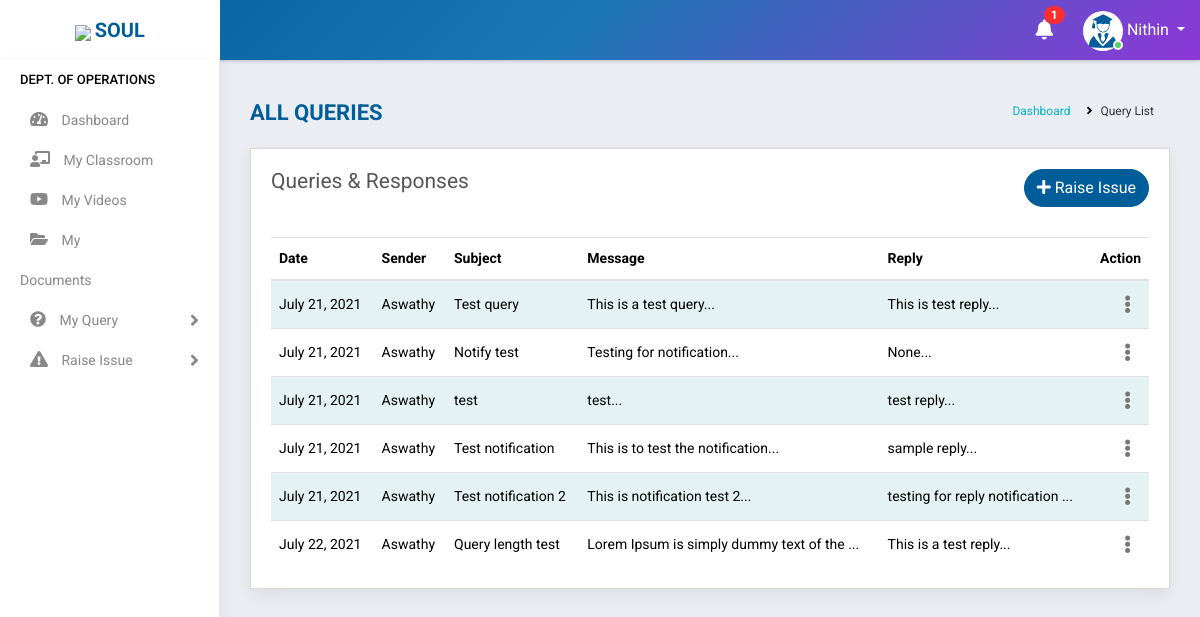
The app's page /view_query_reply/ (signed in), older data.
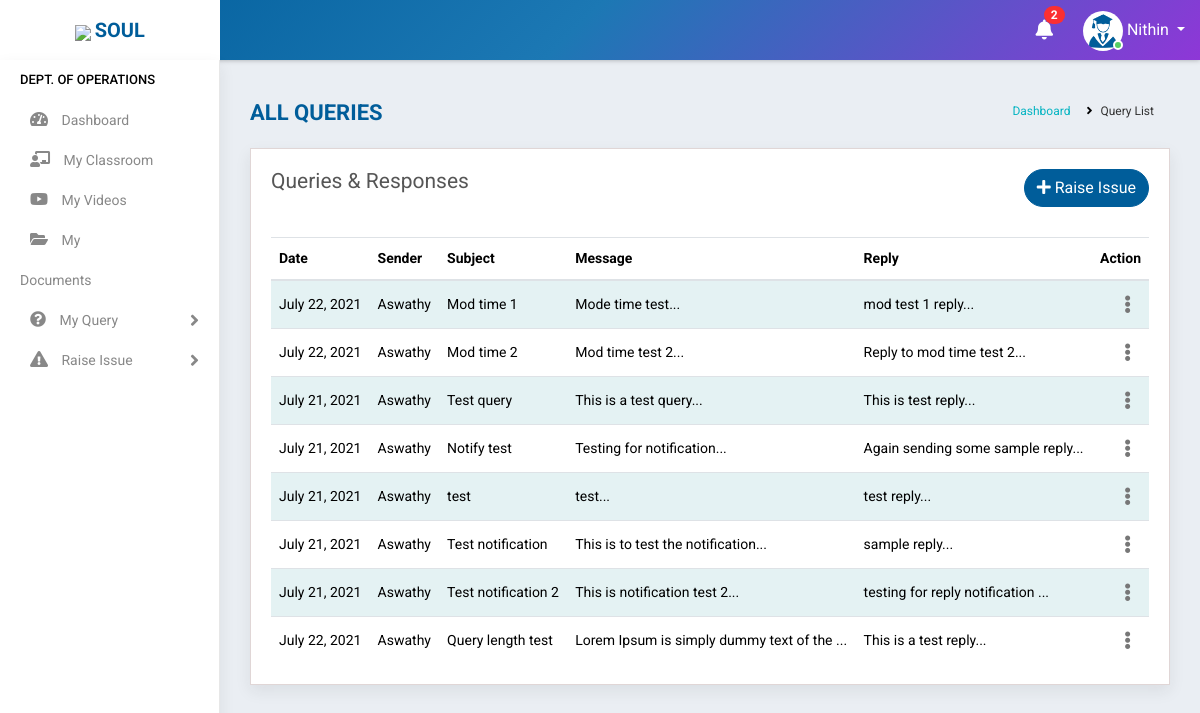
The same page, newer data.
### accounts/models.py (models this page shows, shortened)
class Student(models.Model):
    state = (
    ('Andhra Pradesh','Andhra Pradesh'),
    ('Arunachal Pradesh','Arunachal Pradesh'),
    ('Assam','Assam'),
    ('Bihar','Bihar'),
    ('Chhattisgarh','Chattisgarh'),
    ('Goa','Goa'),
    ('Gujarat','Gujarat'),
    ('Haryana','Haryana'),
    ('Himachal Pradesh','Himachal Pradesh'),
    ('Jharkhand','Jharkhand'),
    ('Karnataka','Karnataka'),
    ('Kerala','Kerala'),
    ('Madhya Pradesh','Madhya Pradesh'),
    ('Maharashtra','Maharashtra'),
    ('Manipur','Manipur'),
    ('Meghalaya','Meghalaya'),
    ('Mizoram','Mizoram'),
    ('Nagaland','Nagaland'),
    ('Odisha','Odisha'),
    ('Rajasthan','Rajasthan'),
    ('Sikkim','Sikkim'),
    ('Tamil Nadu','Tamil Nadu'),
    ('Telangana','Telangana'),
    ('Tripura','Tripura'),
    ('Uttar Pradesh','Uttar Pradesh'),
    ('Uttarakhand','Uttarakhand'),
    ('West Bengal','West Bengal')
)
    user= models.OneToOneField(User,on_delete=models.CASCADE,null=True)
    name = models.CharField(max_length=100)
    mobile = models.CharField(max_length=10)
    email = models.EmailField(max_length=200)
    sex = models.CharField(max_length=10,null=True,choices=(('Male','Male'),('Female','Female')))
    house = models.CharField(max_length=100,null=True)
    street =models.CharField(max_length=100,null=True)
    street2 =models.CharField(max_length=100,null=True)
    city = models.CharField(max_length=100,null=True)
    state = models.CharField(max_length=100,null=True,choices=state)
    course_enrolled = models.CharField(max_length=100,null=True)
    now_attending = models.CharField(max_length=100,null=True)
    start_date = models.DateField(null=True)
    shared = models.BooleanField(default=False,choices=((True, 'Yes'), (False, 'No')))
    payment = models.CharField(max_length=10,choices=(('Full','Full'),('Half','Half')),default='Half')
    status = models.CharField(max_length=20,choices=(('Active','Active'),('Inactive','Inactive')),default='Active')
    profile_pic = models.ImageField(null=True,blank=True,default="")

class Query(models.Model):
    sender = models.ForeignKey(Student, on_delete=models.CASCADE,related_name='sender',null=True,blank=True)
    receiver = models.ForeignKey(Staff,on_delete=models.CASCADE,related_name='receiver',null=True,limit_choices_to={'stype':"1"})
    subject = models.CharField(max_length=400,null=True)
    message = models.TextField(max_length=1500,null=True)
    reply = models.TextField(max_length=1500, null=True, blank=True)
    datetime = models.DateField(default=datetime.datetime.now(),null=True, blank=True)
    modified = models.DateTimeField(auto_now=True,null=True, blank=True)
    status = models.CharField(max_length=100,choices=(('Not replied','Not replied'),('Replied','Replied')),default='Not replied',blank=True)

class Staff(models.Model):
    value= (
    ('1', 'Operations'),
    ('2', 'Sales'),
    ('3', 'Trainer'),
    ('4', 'Admin'),
    )
    state = (
    ('Andhra Pradesh','Andhra Pradesh'),
    ('Arunachal Pradesh','Arunachal Pradesh'),
    ('Assam','Assam'),
    ('Bihar','Bihar'),
    ('Chhattisgarh','Chattisgarh'),
    ('Goa','Goa'),
    ('Gujarat','Gujarat'),
    ('Haryana','Haryana'),
    ('Himachal Pradesh','Himachal Pradesh'),
    ('Jharkhand','Jharkhand'),
    ('Karnataka','Karnataka'),
    ('Kerala','Kerala'),
    ('Madhya Pradesh','Madhya Pradesh'),
    ('Maharashtra','Maharashtra'),
    ('Manipur','Manipur'),
    ('Meghalaya','Meghalaya'),
    ('Mizoram','Mizoram'),
    ('Nagaland','Nagaland'),
    ('Odisha','Odisha'),
    ('Rajasthan','Rajasthan'),
    ('Sikkim','Sikkim'),
    ('Tamil Nadu','Tamil Nadu'),
    ('Telangana','Telangana'),
    ('Tripura','Tripura'),
    ('Uttar Pradesh','Uttar Pradesh'),
    ('Uttarakhand','Uttarakhand'),
    ('West Bengal','West Bengal')
    )
    groups = (
        ('AB+', 'AB+'),
        ('AB-', 'AB-'),
        ('A+', 'A+'),
        ('A-', 'A-'),
        ('B+', 'B+'),
        ('B-', 'B-'),
        ('O+', 'O+'),
        ('O-', 'O-'),
        )
    user = models.OneToOneField(User,on_delete=models.CASCADE,null=True,blank=True)
    name = models.CharField(max_length=100,null=True, blank=True)
    empid = models.CharField(max_length=100,null=True, blank=True)
    mobile = models.CharField(max_length=10,null=True, blank=True)
    email = models.EmailField(max_length=200,null=True, blank=True)
    sex = models.CharField(max_length=10,null=True,choices=(('Male','Male'),('Female','Female')), blank=True)
    dob = models.DateField(null=True, blank=True)
    doj = models.DateField(null=True, blank=True)
    blood_group = models.CharField(max_length=100,null=True, blank=True,choices=groups)
    house = models.CharField(max_length=100,null=True, blank=True)
    street =models.CharField(max_length=100,null=True, blank=True)
    street2 =models.CharField(max_length=100,null=True, blank=True)
    city = models.CharField(max_length=100,null=True, blank=True)
    state = models.CharField(max_length=100,null=True,choices=state, blank=True)
    stype = models.CharField(max_length=100,null=True,choices=value, blank=True)
    status = models.CharField(max_length=20,choices=(('Active','Active'),('Inactive','Inactive')),default='Active')
    profile_pic = models.ImageField(null=True, blank=True,default="student.jpg")
    def __str__(self):
        return self.name

### accounts/views.py (the view)
# urls.py: path('view_query_reply/',ViewQueryReply.as_view(),name='view_query_reply'),
class ViewQueryReply(View):
    def get(self, request):
        user=request.user
        if user.is_authenticated:
            try:
                s = Student.objects.get(user=user)
                note = Notification.objects.filter(receiver=user).filter(status="Not Read").order_by('-datetime')
                no_count = note.count()
                q= Query.objects.filter(sender=s).order_by('-modified')
                return render(request,'students/responses.html',{'s':s,'no_count':no_count,'note':note,'q':q})
            except:
                return redirect('home')
        return redirect('logout')

### accounts/templates/students/responses.html (shortened to what this page needs)
{% extends 'accounts/main.html' %}
    {% block content %}
<div class="main-wrapper">
    {% include 'students/navbar.html' %}
    {% include 'students/sidebar.html' %}
        <div class="page-wrapper">
            <div class="content container-fluid">
                <div class="page-header">
                    <div class="row">
                        <div class="col-lg-7 col-md-12 col-sm-12 col-12">
                            <h5 class="text-uppercase">All Queries</h5>
                        </div>
                        <div class="col-lg-5 col-md-12 col-sm-12 col-12">
                            <ul class="list-inline breadcrumb float-right">
                                <li class="list-inline-item"><a href="{% url 'operations_dashboard' %}">Dashboard</a></li>
                                <li class="list-inline-item">Query List</li>
                            </ul>
                        </div>
                    </div>
                </div>
                <div class="content-page">
                    <div class="row">
                        <div class="col-sm-8 col-5">
                            <h4 class="page-title">Queries & Responses</h4>
                        </div>
                        <div class="col-sm-4 col-7 text-right m-b-30">
                            <a href="{% url 'send_query' %}" class="btn btn-primary btn-rounded float-right" ><i class="fas fa-plus"></i> Raise Issue</a>
                        </div>
                    </div>
                    <div class="row">
                        <div class="col-md-12">
                            <div class="table-responsive">
                                <table class="table table-striped custom-table">
                                    <thead>
                                        <tr>
                                            <th>Date</th>
                                            <th>Sender</th>
                                            <th>Subject</th>
                                            <th>Message</th>
                                            <th>Reply</th>
                                            <th class="text-right">Action</th>
                                        </tr>
                                    </thead>
                                    <tbody>
                                        {% for i in q %}
                                        <tr>
                                            <td>{{i.datetime}}</td>
                                            <td>{{i.receiver}}</td>
                                            <td>{{i.subject}}</td>
                                            <td>{{i.message|slice:":40"}}...</td>
                                            <td>{{i.reply|slice:":40"}}...</td>
                                            <td class="text-right">
                                                <div class="dropdown dropdown-action">
                                                    <a href="#" class="action-icon dropdown-toggle" data-toggle="dropdown"
                                                        aria-expanded="false"><i class="fas fa-ellipsis-v"></i></a>
                                                </div>
                                            </td>
                                        </tr>
                                        {% endfor %}
                                    </tbody>
                                </table>
                            </div>
                        </div>
                    </div>
                </div>
            </div>
        </div>
    </div>
{% endblock %}

### accounts/templates/accounts/main.html (shortened to what this page needs)
{% load static %}
<!DOCTYPE html>
<html>
<head>
    <link rel="stylesheet" href="https://cdnjs.cloudflare.com/ajax/libs/font-awesome/5.15.3/css/all.min.css" />
	<link rel="stylesheet" type="text/css" href="{% static 'assets/css/bootstrap.min.css' %}">
	<link rel="stylesheet" type="text/css" href="{% static 'assets/plugins/fontawesome/css/all.min.css' %}">
	<link rel="stylesheet" type="text/css" href="{% static 'assets/plugins/fontawesome/css/fontawesome.min.css' %}">
	<link rel="stylesheet" type="text/css" href="{% static 'assets/css/fullcalendar.min.css' %}">
	<link rel="stylesheet" type="text/css" href="{% static 'assets/css/dataTables.bootstrap4.min.css' %}">
	<link rel="stylesheet" type="text/css" href="{% static 'assets/css/select2.min.css' %}">
	<link rel="stylesheet" type="text/css" href="{% static 'assets/css/bootstrap-datetimepicker.min.css' %}">
	<link rel="stylesheet" type="text/css" href="{% static 'assets/plugins/morris/morris.css' %}">
	<link rel="stylesheet" type="text/css" href="{% static 'assets/css/style.css' %}">
</head>
<body>
    {% block content %}
    {% endblock %}
</body>
</html>

### accounts/templates/students/navbar.html (shortened to what this page needs)
<div class="header">
    <div class="header-left">
        <a href="https://www.teqstories.com" class="logo">
            <img src="https://www.teqstories.com/assets/images/Blue.png" style="height: 40px;width:auto;">
            <span class="text-uppercase"><b>Soul</b></span>
        </a>
    </div>
    <div class="page-title-box float-left">
    </div>
    <ul class="nav user-menu float-right">
        {% include 'accounts/mini/notify.html' %}
        <li class="nav-item dropdown has-arrow">
            <a href="#" class="dropdown-toggle nav-link user-link" data-toggle="dropdown">
                <span class="user-img"><img class="rounded-circle" src="{{request.user.student.profile_pic.url}}" width="40" height="40" alt="{{request.user.student.name|title}}">
                    <span class="status online"></span></span>
                <span>{{request.user.student.name|title}}</span>
            </a>
        </li>
    </ul>
</div>

### accounts/templates/accounts/mini/notify.html (shortened to what this page needs)
<li class="nav-item dropdown d-none d-sm-block">
    <a href="#" class="dropdown-toggle nav-link" data-toggle="dropdown"><i class="fas fa-bell"></i>
        <span class="badge badge-pill bg-primary float-right">{{no_count}}</span></a>
</li>

### accounts/templates/students/sidebar.html (shortened to what this page needs)
        <div class="sidebar" id="sidebar">
            <div class="sidebar-inner slimscroll">
                <div id="sidebar-menu" class="sidebar-menu">
                    <ul>
                        <li class="menu-title">Dept. of OPERATIONS</li>
                        <li>
                            <a href="{% url 'student_dashboard' %}"><i class="fas fa-tachometer-alt" aria-hidden="true"></i> Dashboard</a>
                        </li>
                        <li>
                            <a href="{% url 'my_courses' %}" style="width: 80%; display: inline-block;"><i class="fas fa-chalkboard-teacher"></i> My Classroom</a>
                        </li>
                        <li>
                            <a href="{% url 'my_active_courses' %}" style="width: 80%; display: inline-block;"><i class="fab fa-youtube"></i> My Videos</a>
                        </li>
                        <li>
                            <a href="" style="width: 80%; display: inline-block;"><i class="fas fa-folder-open"></i> My Documents</a>
                        </li>
                        <li class="">
                            <a href="#"><i class="fa fa-question-circle" aria-hidden="true"></i> <span>My Query</span> <span
                                    class="menu-arrow"></span></a>
                        </li>
                        <li class="">
                            <a href="#"><i class="fas fa-exclamation-triangle"></i> <span>Raise Issue</span> <span
                                    class="menu-arrow"></span></a>
                        </li>
                    </ul>
        </div>
    </div>
</div>

Row changes from the older to the newer data that the page shows:
added Query: datetime "July 22, 2021", receiver "Aswathy", subject "Mod time 1", message "Mode time test", reply "mod test 1 reply"
added Query: datetime "July 22, 2021", receiver "Aswathy", subject "Mod time 2", message "Mod time test 2", reply "Reply to mod time test 2"
changed Query "Notify test": reply "None" → "Again sending some sample reply"
Text that changed along with them:
{{ no_count }}: "1" → "2"
